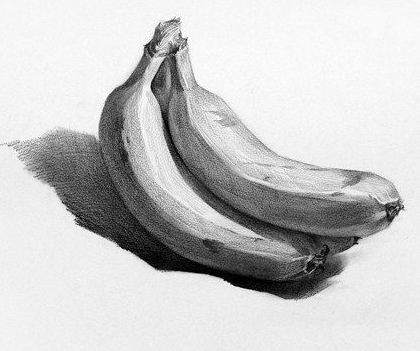
#> input picture PCA/banana.jpg, 420 x 351 px
$ python pca_photo.py
#> lines starting #> are read from the running program, lines starting #| are printed output that depends on the picture
'''
基于PCA的图像降维及重构
'''
import numpy as np
import cv2 as cv
from numpy import testing

#数据中心化
def Z_centered(dataMat):
	rows,cols=dataMat.shape
	meanVal = np.mean(dataMat, axis=0)  # 按列求均值，即求各个特征的均值
	meanVal = np.tile(meanVal,(rows,1))
	newdata = dataMat-meanVal
	return newdata, meanVal

#协方差矩阵
def Cov(dataMat):
    rows,cols=dataMat.shape
    meanVal = np.mean(dataMat,0) #压缩行，返回1*cols矩阵，对各列求均值
    meanVal = np.tile(meanVal, (rows,1)) #返回rows行的均值矩阵
    Z = dataMat - meanVal
    Zcov = (1/(rows-1))*Z.T * Z
    return Zcov

#最小化降维造成的损失，确定k
def Percentage2n(eigVals, percentage):
	sortArray = np.sort(eigVals)  # 升序
	sortArray = sortArray[-1::-1]  # 逆转，即降序
	arraySum = sum(sortArray)
	tmpSum = 0
	num = 0
	for i in sortArray:
		tmpSum += i
		num += 1
		if tmpSum >= arraySum * percentage:
			return num

#得到最大的k个特征值和特征向量
def EigDV(covMat, p):
	D, V = np.linalg.eig(covMat) # 得到特征值和特征向量
	k = Percentage2n(D, p) # 确定k值
	print("保留99%信息，降维后的特征个数："+str(k)+"\n")
	eigenvalue = np.argsort(D)
	K_eigenValue = eigenvalue[-1:-(k+1):-1]
	K_eigenVector = V[:,K_eigenValue]
	return K_eigenValue, K_eigenVector

#得到降维后的数据
def getlowDataMat(DataMat, K_eigenVector):
	return DataMat * K_eigenVector

#重构数据
def Reconstruction(lowDataMat, K_eigenVector, meanVal):
	reconDataMat = lowDataMat * K_eigenVector.T + meanVal
	return reconDataMat

#PCA算法
def PCA(data, p):
	dataMat = np.float32(np.mat(data))
	#数据中心化
	dataMat, meanVal = Z_centered(dataMat)
	#计算协方差矩阵
		#covMat = Cov(dataMat)
	covMat = np.cov(dataMat, rowvar=0)
	#得到最大的k个特征值和特征向量
	D, V = EigDV(covMat, p)
	#得到降维后的数据
	lowDataMat = getlowDataMat(dataMat, V)
	#重构数据
	reconDataMat = Reconstruction(lowDataMat, V, meanVal)
	return reconDataMat

def main():
	imagePath = './banana.jpg'
	image = cv.imread(imagePath)
#> image is the input picture: shape (351, 420, 3); min 0, max 255, mean 200.8
	image=cv.cvtColor(image,cv.COLOR_BGR2GRAY)
#> image: shape (351, 420)
	rows,cols=image.shape
#> rows = 351; cols = 420
	print("降维前的特征个数："+str(cols)+"\n")
#| 降维前的特征个数：420
	print(image)
#> (printed output is left out)
	print('----------------------------------------')
	reconImage = PCA(image, 0.99)
#> in Z_centered, `meanVal = np.tile(meanVal,(rows,1))`:
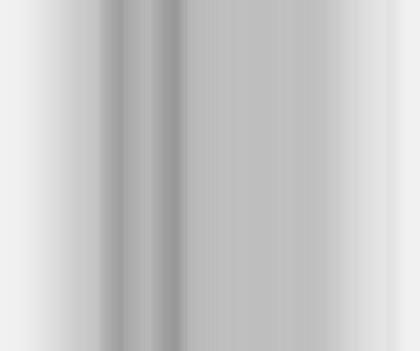
#> meanVal: shape (351, 420) float32; min 151.1, max 241.7, mean 200.8
#> in Z_centered, `newdata = dataMat-meanVal`:
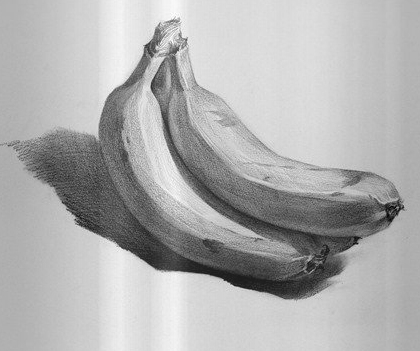
#> newdata: shape (351, 420) float32; min -229.1, max 102.9, mean 0; drawn with min black and max white
#> in PCA, `covMat = np.cov(dataMat, rowvar=0)`:
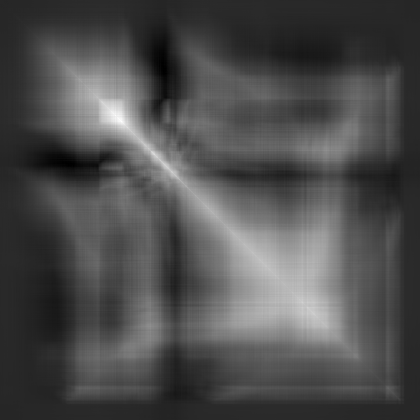
#> covMat: shape (420, 420) float64; min -1426.9, max 7999.3, mean 1459.2; drawn with min black and max white
#> the loop in Percentage2n, `for i in sortArray:` made 91 passes
#> after the loop in Percentage2n, `for i in sortArray:`: num = 91
#| 保留99%信息，降维后的特征个数：91
#> in EigDV, `eigenvalue = np.argsort(D)`: eigenvalue = 420 values, max 419 at index 30, min 0 at index 419, mean 209.5
#> in EigDV, `K_eigenValue = eigenvalue[-1:-(k+1):-1]`: K_eigenValue = 91 values, max 90 at index 90, min 0 at index 0, mean 45
#> in PCA, `D, V = EigDV(covMat, p)`: D has the same summary as K_eigenValue in EigDV
	reconImage = reconImage.astype(np.uint8)
	print(reconImage)
#> (printed output is left out)
	cv.imshow('test',reconImage)
	cv.waitKey(0)
	cv.imwrite("testoutput.png", reconImage)
	cv.destroyAllWindows()


if __name__=='__main__':
    main()
